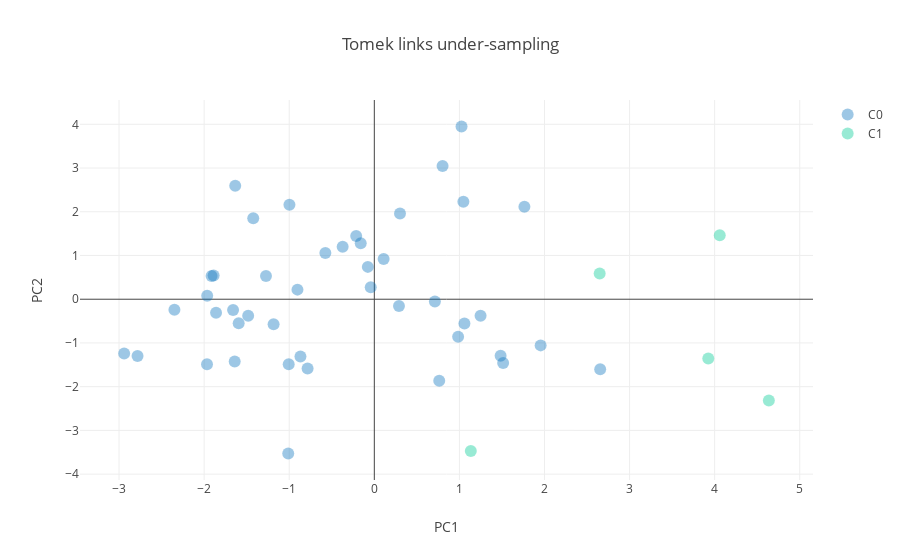

The code cell stored with this chart in its notebook:
### Markdown cell above
we'll use ratio='majority' to resample the majority class

### Code cell
from imblearn.under_sampling import TomekLinks

tl = TomekLinks(return_indices=True, sampling_strategy='majority')
X_tl, y_tl, id_tl = tl.fit_sample(X_PCA, y=df['target'])

plot_2d_space(X_tl, y_tl, title='Tomek links under-sampling')

### Figure 1 — Plotly figure (JSON) as saved in the notebook; plotly's stock layout.template omitted (floating-point values rounded to 4 significant figures)
{"data": [{"marker": {"color": "#0D76BF", "line": {"color": "rgba(217, 217, 217, 0.14)", "width": 0.5}, "opacity": 0.4, "size": 12}, "mode": "markers", "name": "C0", "type": "scatter", "uid": "85681aba-8f95-4f92-bf02-fd4ab185288c", "x": [0.9849, 1.025, -0.9975, 1.514, -0.8681, -1.012, -2.349, 1.955, -0.9033, -1.66, -0.07643, -0.7844, -1.641, -0.2132, -0.04215, 0.1093, -1.006, -1.635, -1.966, -1.964, 2.655, -0.1598, 0.2898, -1.889, 1.047, -1.594, -2.783, 1.484, 1.249, -0.5755, 1.764, 0.7629, -1.184, -1.86, -1.423, 0.802, -0.3721, 1.059, 0.3018, -1.483, -1.273, -2.94, 0.7119, -1.913], "y": [-0.8576, 3.95, 2.161, -1.461, -1.308, -3.528, -0.2401, -1.056, 0.2194, -0.2489, 0.7396, -1.583, -1.425, 1.446, 0.2714, 0.9207, -1.487, 2.593, -1.487, 0.08124, -1.602, 1.279, -0.1546, 0.5421, 2.229, -0.5513, -1.3, -1.295, -0.376, 1.056, 2.116, -1.867, -0.5735, -0.3072, 1.849, 3.045, 1.2, -0.5576, 1.959, -0.3773, 0.5325, -1.24, -0.05301, 0.529]}, {"marker": {"color": "#00cc96", "line": {"color": "rgba(217, 217, 217, 0.14)", "width": 0.5}, "opacity": 0.4, "size": 12}, "mode": "markers", "name": "C1", "type": "scatter", "uid": "9e54090d-f4c3-4634-a122-a3fd1390a098", "x": [4.637, 2.649, 1.134, 3.925, 4.06], "y": [-2.314, 0.5861, -3.472, -1.356, 1.461]}], "layout": {"title": {"text": "Tomek links under-sampling"}, "xaxis": {"showline": false, "title": {"text": "PC1"}}, "yaxis": {"showline": false, "title": {"text": "PC2"}}}}
